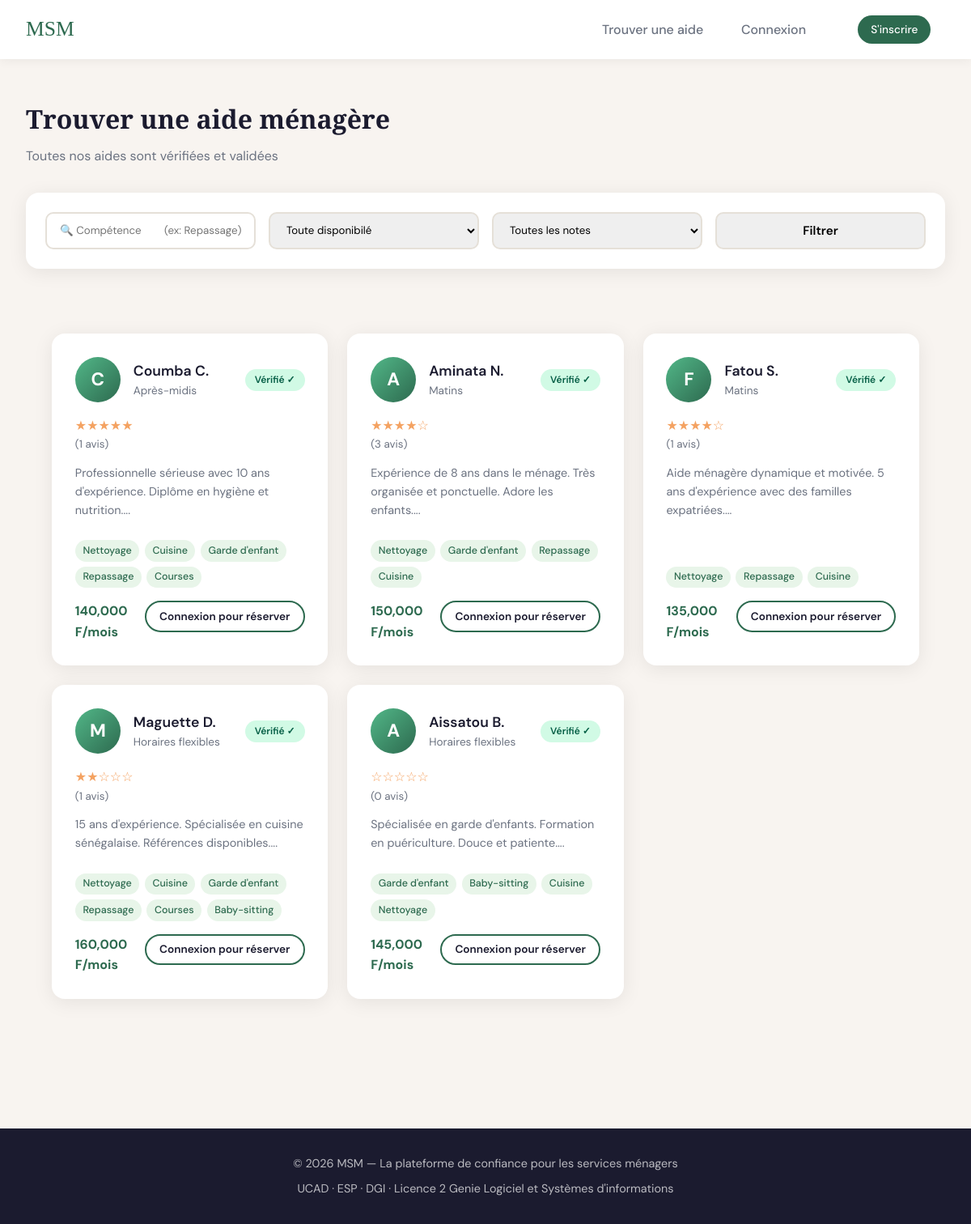
Screenshot of /search with the database file from the repository.
### models/models.py (models this page shows, shortened)
class User(db.Model):
    __tablename__ = "users"
    id: Mapped[int] = mapped_column(primary_key=True)
    first_name: Mapped[str]
    last_name: Mapped[str]
    phone_number: Mapped[str] = mapped_column(unique=True)
    email_address: Mapped[str] = mapped_column(unique=True)
    password_hash: Mapped[str] = mapped_column()
    status: Mapped[UserStatus] = mapped_column(
        Enum(UserStatus), default=UserStatus.PENDING
    )
    is_verified: Mapped[bool] = mapped_column(default=False)
    worker_profile: Mapped["Worker | None"] = relationship(
        back_populates="user", uselist=False
    )
    employer_profile: Mapped["Employer | None"] = relationship(
        back_populates="user", uselist=False
    )
    posts: Mapped[list["Post"]] = relationship(back_populates="author")

class Worker(db.Model):
    __tablename__ = "workers"
    id: Mapped[int] = mapped_column(primary_key=True)
    user_id: Mapped[int] = mapped_column(db.ForeignKey("users.id"), unique=True)
    desired_salary: Mapped[int]
    preferred_schedule: Mapped[Schedule] = mapped_column(Enum(Schedule))
    ratings: Mapped[list[float] | None] = mapped_column(
        JSON, nullable=True, default=list
    )
    competences: Mapped[list[str] | None] = mapped_column(
        JSON, nullable=True, default=list
    )
    description: Mapped[str | None] = mapped_column(nullable=True)
    average_rating: Mapped[float] = mapped_column(default=0.0)
    rating_count: Mapped[int] = mapped_column(default=0)
    user: Mapped[User] = relationship(back_populates="worker_profile")
    employments: Mapped[list["Employment"]] = relationship(back_populates="worker")

### routes/main.py (the view)
@main_bp.route("/search")
def search():
    form = WorkerSearchForm(request.args, meta={"csrf": False})
    query = (
        db.session.query(User, Worker)
        .join(Worker, User.id == Worker.user_id)
        .filter(User.status == UserStatus.VALIDATED)
    )
    if form.competence.data:
        query = query.filter(Worker.competences.contains(form.competence.data))
    if form.dispo.data:
        query = query.filter(Worker.preferred_schedule == form.dispo.data)
    if form.note_min.data and form.note_min.data != "0":
        note_min = int(form.note_min.data)
        query = query.filter(Worker.average_rating >= note_min)
    workers = query.order_by(Worker.average_rating.desc()).all()
    return render_template(
        "search.html",
        form=form,
        workers=workers,
        page_title="Rechercher une aide ménagère",
    )

### models/forms.py
class WorkerSearchForm(FlaskForm):
    competence = StringField("Compétence", validators=[Optional()])
    dispo = SelectField(
        "Disponibilité",
        choices=[
            ("", "Toute disponibilé"),
            ("FLEXIBLE", "Flexible"),
            ("MORNINGS", "Matin"),
            ("AFTERNOONS", "Après-midi"),
            ("EVENINGS", "Soir"),
            ("WEEKENDS", "Week-end"),
        ],
        validators=[Optional()],
    )
    note_min = SelectField(
        "Note minimum",
        choices=[
            ("0", "Toutes les notes"),
            ("3", "3★ et plus"),
            ("4", "4★ et plus"),
            ("5", "5★ uniquement"),
        ],
        validators=[Optional()],
    )
    submit = SubmitField("Filtrer")

### templates/search.html (shortened to what this page needs)
{% extends "layout.html" %} {% block main %}
<div class="section">
    <h2 class="section-title">Trouver une aide ménagère</h2>
    <p class="section-sub">Toutes nos aides sont vérifiées et validées</p>
    <form method="GET" class="search-bar">
        {{ form.hidden_tag() }} {{ form.competence(placeholder="🔍 Compétence
        (ex: Repassage)") }} {{ form.dispo() }} {{ form.note_min() }} {{
        form.submit(class="btn btn-primary") }}
    </form>
    <div class="cards-grid">
         {% for user, worker in workers %}
        <div class="card">
            <div class="card-header">
                <div class="card-avatar">{{ user.first_name[0]|upper }}</div>
                <div>
                    <div class="card-name">
                        {{ user.first_name }} {{ user.last_name[0]|upper }}.
                    </div>
                    <div class="card-sub">
                        {{ worker.preferred_schedule | schedule_display }}
                    </div>
                </div>
                <div style="margin-left: auto">
                    <span class="badge badge-green">Vérifié ✓</span>
                </div>
            </div>
            <span class="stars"
                >{{ '★' * worker.average_rating|int }}{{(5 -
                worker.average_rating | int) * '☆'}}</span
            >
            <small style="color: var(--gray)"
                >({{ worker.rating_count }} avis)</small
            >
            <p style="margin: 0.8rem 0; font-size: 0.9rem; color: var(--gray)">
                {{ worker.description[:100] if worker.description else '' }}...
            </p>
            <div class="tags">
                {% for competence in worker.competences %}
                <span class="tag">{{ competence }}</span>
                {% endfor %}
            </div>
            <div class="card-salary-book">
                <strong style="color: var(--primary)"
                    >{{ "{:,}".format(worker.desired_salary) }} F/mois</strong
                >
                {% if session.get('user_id') and session.get('role') ==
                'employer' %}
                <a
                    href="{{ url_for('user.book_worker', worker_id=worker.id) }}"
                    class="btn btn-primary btn-sm"
                    >Réserver</a
                >
                {% elif not session.get('user_id') %}
                <a
                    href="{{ url_for('auth.login') }}"
                    class="btn btn-outline btn-sm"
                    >Connexion pour réserver</a
                >
                {% endif %}
            </div>
        </div>
        {% endfor %}
    </div>
</div>
{% endblock %}

### static/style.css (style rules this page uses)
:root { --primary: #2d6a4f; --primary-light: #52b788; --accent: #f4a261; --dark: #1b1b2f; --light: #f8f4f0; --white: #ffffff; --gray: #6b7280; --danger: #ef4444; --border: #e5e0d8; --shadow: 0 4px 24px rgba(0, 0, 0, 0.08); --radius: 16px; }
* { margin: 0; padding: 0; box-sizing: border-box; }
html, body { overflow-x: hidden; max-width: 100vw; }
body { min-height: 100vh; font-family: "DM Sans", sans-serif; background: var(--light); color: var(--dark); line-height: 1.6; display: grid; grid-template-rows: auto 1fr auto; }
.cards-grid a { text-decoration: none; color: var(--dark); }
.btn { padding: 0.7rem 1.5rem; border-radius: 50px; border: none; cursor: pointer; font-family: "DM Sans", sans-serif; font-size: 0.95rem; font-weight: 600; text-decoration: none; display: inline-block; transition: all 0.25s; }
.btn-outline { background: transparent; border: 2px solid var(--primary); color: var(--primary); }
.btn-sm { padding: 0.4rem 1rem; font-size: 0.85rem; }
.cards-grid { display: grid; grid-template-columns: repeat(auto-fit, minmax(280px, 1fr)); gap: 1.5rem; padding: 3rem 2rem; max-width: 1200px; margin: 0 auto; }
.card { display: grid; grid-template-rows: auto auto auto 1fr auto; background: white; border-radius: var(--radius); padding: 1.8rem; box-shadow: var(--shadow); transition: transform 0.25s, box-shadow 0.25s; height: 100%; }
.card-header { display: flex; align-items: center; gap: 1rem; margin-bottom: 1rem; }
.card-avatar { width: 56px; height: 56px; border-radius: 50%; background: linear-gradient(135deg, var(--primary-light), var(--primary)); display: flex; align-items: center; justify-content: center; font-size: 1.4rem; color: white; font-weight: bold; flex-shrink: 0; }
.card-name { font-size: 1.1rem; font-weight: 600; }
.card-sub { color: var(--gray); font-size: 0.85rem; }
.card-salary-book { display: grid; grid-template-columns: 1fr auto; align-items: center; margin-top: 1rem; place-items: start; }
.badge { display: inline-block; white-space: nowrap; padding: 0.25rem 0.75rem; border-radius: 50px; font-size: 0.75rem; font-weight: 600; }
.badge-green { background: #d1fae5; color: #065f46; }
.stars { color: var(--accent); font-size: 1rem; }
.tags { align-self: flex-start; justify-self: flex-start; display: flex; flex-wrap: wrap; gap: 0.4rem; margin-top: 0.8rem; }
.tag { background: #e8f5e9; color: var(--primary); padding: 0.2rem 0.6rem; border-radius: 50px; font-size: 0.78rem; font-weight: 500; }
.section { display: block; padding: 3rem 2rem; max-width: 1200px; margin: 0 auto; }
.section-title { font-family: "Playfair Display", serif; font-size: 2rem; margin-bottom: 0.5rem; color: var(--dark); }
.section-sub { color: var(--gray); margin-bottom: 2rem; }
.search-bar { background: white; border-radius: var(--radius); padding: 1.5rem; box-shadow: var(--shadow); margin-bottom: 2rem; display: flex; gap: 1rem; flex-wrap: wrap; }
.search-bar input, .search-bar select { flex: 1; min-width: 180px; padding: 0.7rem 1rem; border: 2px solid var(--border); border-radius: 10px; font-family: "DM Sans", sans-serif; }

### rows the page displays
User: first_name "C", first_name "Coumba", last_name "C", preferred_schedule|schedule_display "Après-midis", rating_count "1", description "Professionnelle sérieuse avec 10 ans d'expérience. Diplôme en hygiène et nutrition.", competences "Nettoyage" "Cuisine" "Garde d'enfant" "Repassage" "Courses"
Worker: average_rating "★★★★★", desired_salary "140,000"
User: first_name "A", first_name "Aminata", last_name "N", preferred_schedule|schedule_display "Matins", rating_count "3", description "Expérience de 8 ans dans le ménage. Très organisée et ponctuelle. Adore les enfants.", competences "Nettoyage" "Garde d'enfant" "Repassage" "Cuisine"
Worker: average_rating "★★★★", average_rating "☆", desired_salary "150,000"
User: first_name "F", first_name "Fatou", last_name "S", preferred_schedule|schedule_display "Matins", rating_count "1", description "Aide ménagère dynamique et motivée. 5 ans d'expérience avec des familles expatriées.", competences "Nettoyage" "Repassage" "Cuisine"
Worker: average_rating "★★★★", average_rating "☆", desired_salary "135,000"
User: first_name "M", first_name "Maguette", last_name "D", preferred_schedule|schedule_display "Horaires flexibles", rating_count "1", description "15 ans d'expérience. Spécialisée en cuisine sénégalaise. Références disponibles.", competences "Nettoyage" "Cuisine" "Garde d'enfant" "Repassage" "Courses" "Baby-sitting"
Worker: average_rating "★★", average_rating "☆☆☆", desired_salary "160,000"
User: first_name "A", first_name "Aissatou", last_name "B", preferred_schedule|schedule_display "Horaires flexibles", rating_count "0", description "Spécialisée en garde d'enfants. Formation en puériculture. Douce et patiente.", competences "Garde d'enfant" "Baby-sitting" "Cuisine" "Nettoyage"
Worker: average_rating "☆☆☆☆☆", desired_salary "145,000"
